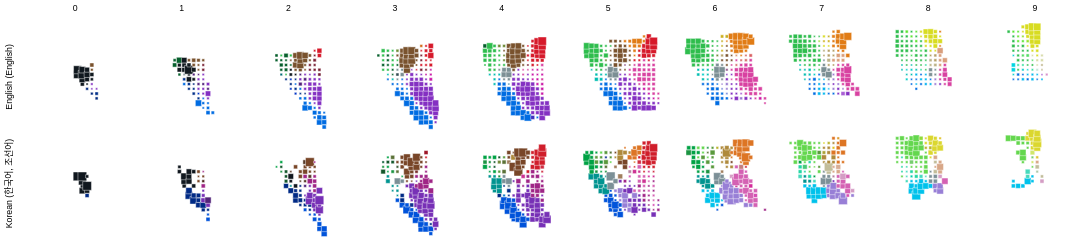

Source (Vega-Lite JSON):
### Vega-Lite specification from a JSON file in a GitHub repository (floating-point values rounded to 4 significant figures; data arrays with more than 128 entries replaced by an {"elided": "..."} marker saying what was removed)
{"$schema": "https://vega.github.io/schema/vega-lite/v3.json", "transform": [{"calculate": "datum.binA + -8", "as": "binA2"}, {"calculate": "datum.binB + -12", "as": "binB2"}, {"calculate": "datum.saliency + 4.405764584655451", "as": "sal"}, {"calculate": "datum.majorTerm +'-' + datum.lang", "as": "majorTermLang"}, {"filter": {"field": "lang", "oneOf": ["English (English)", "Korean (한국어, 조선어)"]}}], "config": {"view": {"stroke": null}, "background": "#fff"}, "facet": {"row": {"field": "lang", "type": "ordinal", "header": {"title": null}}, "column": {"field": "binL", "type": "ordinal", "header": {"title": null}}}, "spacing": {"row": -20, "column": -20}, "spec": {"layer": [{"height": 120, "width": 120, "mark": {"type": "square", "strokeWidth": "0.5", "stroke": "white"}, "encoding": {"x": {"field": "binA2", "type": "ordinal", "scale": {"domain": [-12, -11, -10, -9, -8, -7, -6, -5, -4, -3, -2, -1, 0, 1, 2, 3, 4, 5, 6, 7, 8, 9]}, "axis": null}, "y": {"field": "binB2", "type": "ordinal", "scale": {"domain": [9, 8, 7, 6, 5, 4, 3, 2, 1, 0, -1, -2, -3, -4, -5, -6, -7, -8, -9, -10, -11, -12]}, "axis": null}, "detail": {"field": "majorTerm", "type": "nominal"}, "size": {"field": "maxpTC", "type": "quantitative", "scale": {"range": [4, 100], "type": "pow", "exponent": 2.5, "zero": false}, "legend": null}, "opacity": {"condition": {"selection": "bins", "value": 1}, "value": 0}, "color": {"field": "majorTermLang", "type": "nominal", "scale": {"domain": {"elided": "167 str values"}, "range": {"elided": "167 str values"}}, "legend": null}}}, {"height": 120, "width": 120, "selection": {"bins": {"type": "single", "fields": ["majorTerm"], "on": "mouseover"}}, "mark": "square", "encoding": {"x": {"field": "binA2", "type": "ordinal", "scale": {"domain": [-12, -11, -10, -9, -8, -7, -6, -5, -4, -3, -2, -1, 0, 1, 2, 3, 4, 5, 6, 7, 8, 9]}, "axis": null}, "y": {"field": "binB2", "type": "ordinal", "scale": {"domain": [9, 8, 7, 6, 5, 4, 3, 2, 1, 0, -1, -2, -3, -4, -5, -6, -7, -8, -9, -10, -11, -12]}, "axis": null}, "opacity": {"value": 0}, "size": {"value": 81}, "tooltip": [{"field": "majorTerm", "type": "nominal", "title": "Max Prob. Term"}, {"field": "lab", "type": "nominal", "title": "Lab (L,a,b)"}]}}], "resolve": {"scale": {"color": "independent"}}}, "data": {"values": {"elided": "2588 records"}}}
